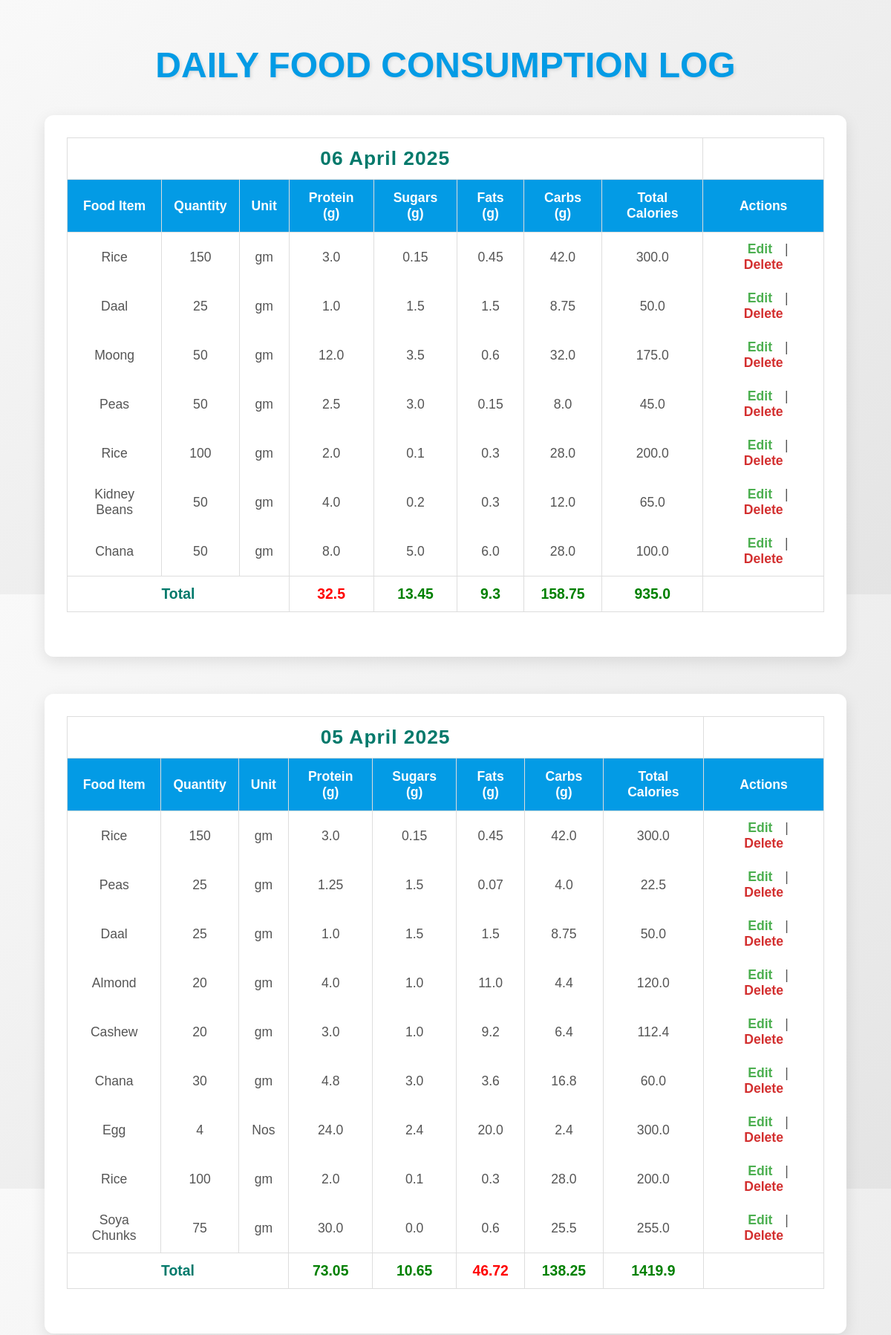
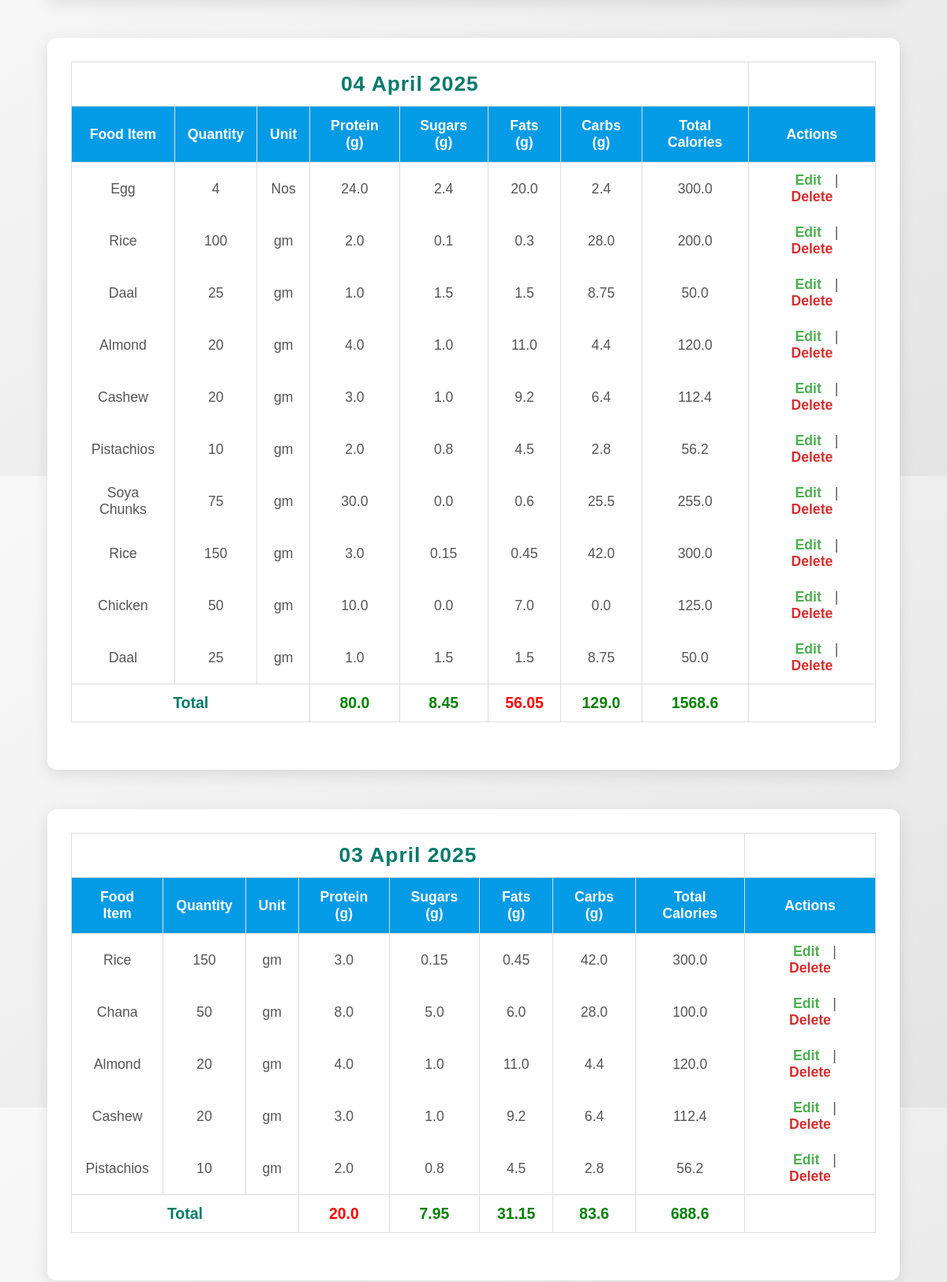
Screenshot of /view_log (upper part) with the database file from the repository (2 pictures, top to bottom).
### app.py (models this page shows, shortened)
class DailyLog(db.Model):
    id = db.Column(db.Integer, primary_key=True)
    date = db.Column(db.Date, nullable=False, default=lambda: datetime.now(pytz.timezone('Asia/Kolkata')).date())
    date = db.Column(db.Date, nullable=False, default=datetime.utcnow)
    food_item_id = db.Column(db.Integer, db.ForeignKey('food_item.id'), nullable=False)
    quantity_consumed = db.Column(db.String(50), nullable=False)
    unit = db.Column(db.String(20), nullable=False)
    protein_consumed = db.Column(db.Float, nullable=False)
    sugars_consumed = db.Column(db.Float, nullable=False)
    fats_consumed = db.Column(db.Float, nullable=False)
    carbs_consumed = db.Column(db.Float, nullable=False)
    total_calories = db.Column(db.Float, nullable=False)
    food_item = db.relationship('FoodItem', backref=db.backref('daily_logs', lazy=True))

class FoodItem(db.Model):
    id = db.Column(db.Integer, primary_key=True)
    food_item = db.Column(db.String(100), nullable=False)
    quantity = db.Column(db.String(50), nullable=False)
    unit = db.Column(db.String(20), nullable=False)
    protein = db.Column(db.Float, nullable=False)
    sugars = db.Column(db.Float, nullable=False)
    fats = db.Column(db.Float, nullable=False)
    carbs = db.Column(db.Float, nullable=False)
    kcal = db.Column(db.Float, nullable=False)

### app.py (the view)
@app.route('/view_log')
def view_log():
    logs = DailyLog.query.all()
    daily_logs = {}
    for log in logs:
        log_date = log.date.strftime("%d %B %Y")
        if log_date not in daily_logs:
            daily_logs[log_date] = {'logs': [], 'total_protein': 0, 'total_sugar': 0,'total_fat': 0, 'total_carbs': 0,'total_calories': 0}
        daily_logs[log_date]['logs'].append(log)
        daily_logs[log_date]['total_protein'] += log.protein_consumed
        daily_logs[log_date]['total_sugar'] += log.sugars_consumed
        daily_logs[log_date]['total_fat'] += log.fats_consumed
        daily_logs[log_date]['total_carbs'] += log.carbs_consumed
        daily_logs[log_date]['total_calories'] += log.total_calories
    daily_logs = [
        {'date': date, 'logs': data['logs'], 'total_calories': round(data['total_calories'],2), 'total_protein': round(data['total_protein'],2), 'total_sugar': round(data['total_sugar'], 2), 'total_fat': round(data['total_fat'],2), 'total_carbs': round(data['total_carbs'], 2), }
        for date, data in sorted(daily_logs.items(), key=lambda x: datetime.strptime(x[0], '%d %B %Y'), reverse=True)
    ]
    return render_template('view_log.html', daily_logs=daily_logs)

### templates/view_log.html (shortened to what this page needs)
<!DOCTYPE html>
<html lang="en">
<head>
    <link rel="stylesheet" href="{{ url_for('static', filename='style.css') }}">
</head>
<body>
    <h1>Daily Food Consumption Log</h1>
    {% for day_log in daily_logs %}
        <div class="day-log">
            <table>
                <thead>
                    <tr>
                        <td colspan="8"><h2>{{ day_log.date }}</h2></td>
                    </tr>
                    <tr>
                        <th>Food Item</th>
                        <th>Quantity</th>
                        <th>Unit</th>
                        <th>Protein (g)</th>
                        <th>Sugars (g)</th>
                        <th>Fats (g)</th>
                        <th>Carbs (g)</th>
                        <th>Total Calories</th>
                        <th>Actions</th>
                    </tr>
                </thead>
                <tbody>
                    {% for log in day_log.logs %}
                        <tr>
                            <td>{{ log.food_item.food_item }}</td>
                            <td>{{ log.quantity_consumed }}</td>
                            <td>{{ log.unit }}</td>
                            <td>{{ log.protein_consumed }}</td>
                            <td>{{ log.sugars_consumed }}</td>
                            <td>{{ log.fats_consumed }}</td>
                            <td>{{ log.carbs_consumed }}</td>
                            <td>{{ log.total_calories }}</td>
                            <td>
                                <a href="{{ url_for('edit_log', log_id=log.id) }}">Edit</a> |
                                <a id="delete" href="{{ url_for('delete_log', log_id=log.id) }}" onclick="return confirm('Are you sure you want to delete this entry?');">Delete</a>
                            </td>
                        </tr>
                    {% endfor %}
                    <tr class="totals">
                        <td colspan="3">Total</td>
                        <td style="color: {% if day_log.total_protein > 70 %} green {% else %} red {% endif %};">
                            {{ day_log.total_protein }}
                        </td>
                        <td style="color: {% if day_log.total_sugar > 30 %} red {% else %} green {% endif %};">
                            {{ day_log.total_sugar }}
                        </td>
                        <td style="color: {% if day_log.total_fat > 40 %} red {% else %} green {% endif %};">
                            {{ day_log.total_fat }}
                        </td>
                        <td style="color: {% if day_log.total_carbs > 175 %} red {% else %} green {% endif %};">
                            {{ day_log.total_carbs }}
                        </td>
                        <td style="color: {% if day_log.total_calories > 1600 %} red {% else %} green {% endif %};">
                            {{ day_log.total_calories }}
                        </td>
                        <td>
                        </td>
                    </tr>
                </tbody>
            </table>
        </div>
    {% endfor %}
</body>
</html>

### static/style.css (style rules this page uses)
body { font-family: Arial, sans-serif; margin: 20px; }
h1 { text-align: center; }
table { width: 100%; border-collapse: collapse; }
table, th, td { border: 1px solid black; padding: 8px; text-align: left; }
th { background-color: #f4f4f4; }

### templates/view_log.html (style rules this page uses)
* { margin: 0; padding: 0; box-sizing: border-box; }
body { font-family: 'Arial', sans-serif; background: linear-gradient(145deg, #f9f9f9, #e4e4e4); color: #333; padding: 40px; min-height: 100vh; display: flex; flex-direction: column; justify-content: center; }
h1 { text-align: center; font-size: 3em; color: #039be5; margin-bottom: 40px; text-transform: uppercase; text-shadow: 2px 2px 4px rgba(0, 0, 0, 0.1); }
.day-log { margin-bottom: 50px; background-color: #ffffff; border-radius: 12px; box-shadow: 0 6px 20px rgba(0, 0, 0, 0.1); padding: 30px; transition: transform 0.3s ease, box-shadow 0.3s ease; }
h2 { font-size: 1.5em; color: #00796b; text-transform: capitalize; letter-spacing: 1px; }
table { width: 100%; border-collapse: collapse; margin-bottom: 30px; font-size: 1.1em; border: 1px solid #ddd; }
th { padding: 14px 16px; background-color: #039be5; color: white; text-align: center; font-weight: 600; border: none; border-left: 1px solid #ddd; }
td { padding: 12px 16px; text-align: center; border:none; font-size: 1em; color: #555; }
tr:not(:last-child) td { border-right: 1px solid #ddd; }
tr:last-child td { border-right: 1px solid #ddd; }
td:last-child { border-left: 1px solid #ddd; }
table tr:last-child { font-weight: bold; border: 1px solid #ddd; }
td a { text-decoration: none; font-weight: bold; padding: 6px 12px; border-radius: 4px; color: #4caf50; transition: background-color 0.3s ease, color 0.3s ease; }
td a#delete { color: #d32f2f; }
.totals td { font-weight: bold; font-size: 1.1em; }
.totals td:first-child { color: #00796b; }
.totals td { color: #d32f2f; }

### rows the page displays
DailyLog: food_item.food_item "Rice", quantity_consumed "150", unit "gm", protein_consumed "3.0", sugars_consumed "0.15", fats_consumed "0.45", carbs_consumed "42.0", total_calories "300.0"
DailyLog: food_item.food_item "Daal", quantity_consumed "25", unit "gm", protein_consumed "1.0", sugars_consumed "1.5", fats_consumed "1.5", carbs_consumed "8.75", total_calories "50.0"
DailyLog: food_item.food_item "Moong", quantity_consumed "50", unit "gm", protein_consumed "12.0", sugars_consumed "3.5", fats_consumed "0.6", carbs_consumed "32.0", total_calories "175.0"
DailyLog: food_item.food_item "Peas", quantity_consumed "50", unit "gm", protein_consumed "2.5", sugars_consumed "3.0", fats_consumed "0.15", carbs_consumed "8.0", total_calories "45.0"
DailyLog: food_item.food_item "Rice", quantity_consumed "100", unit "gm", protein_consumed "2.0", sugars_consumed "0.1", fats_consumed "0.3", carbs_consumed "28.0", total_calories "200.0"
DailyLog: food_item.food_item "Kidney Beans", quantity_consumed "50", unit "gm", protein_consumed "4.0", sugars_consumed "0.2", fats_consumed "0.3", carbs_consumed "12.0", total_calories "65.0"
DailyLog: food_item.food_item "Chana", quantity_consumed "50", unit "gm", protein_consumed "8.0", sugars_consumed "5.0", fats_consumed "6.0", carbs_consumed "28.0", total_calories "100.0"
DailyLog: food_item.food_item "Rice", quantity_consumed "150", unit "gm", protein_consumed "3.0", sugars_consumed "0.15", fats_consumed "0.45", carbs_consumed "42.0", total_calories "300.0"
DailyLog: food_item.food_item "Peas", quantity_consumed "25", unit "gm", protein_consumed "1.25", sugars_consumed "1.5", fats_consumed "0.07", carbs_consumed "4.0", total_calories "22.5"
DailyLog: food_item.food_item "Daal", quantity_consumed "25", unit "gm", protein_consumed "1.0", sugars_consumed "1.5", fats_consumed "1.5", carbs_consumed "8.75", total_calories "50.0"
DailyLog: food_item.food_item "Almond", quantity_consumed "20", unit "gm", protein_consumed "4.0", sugars_consumed "1.0", fats_consumed "11.0", carbs_consumed "4.4", total_calories "120.0"
DailyLog: food_item.food_item "Cashew", quantity_consumed "20", unit "gm", protein_consumed "3.0", sugars_consumed "1.0", fats_consumed "9.2", carbs_consumed "6.4", total_calories "112.4"
DailyLog: food_item.food_item "Chana", quantity_consumed "30", unit "gm", protein_consumed "4.8", sugars_consumed "3.0", fats_consumed "3.6", carbs_consumed "16.8", total_calories "60.0"
DailyLog: food_item.food_item "Egg", quantity_consumed "4", unit "Nos", protein_consumed "24.0", sugars_consumed "2.4", fats_consumed "20.0", carbs_consumed "2.4", total_calories "300.0"
DailyLog: food_item.food_item "Rice", quantity_consumed "100", unit "gm", protein_consumed "2.0", sugars_consumed "0.1", fats_consumed "0.3", carbs_consumed "28.0", total_calories "200.0"
DailyLog: food_item.food_item "Soya Chunks", quantity_consumed "75", unit "gm", protein_consumed "30.0", sugars_consumed "0.0", fats_consumed "0.6", carbs_consumed "25.5", total_calories "255.0"
DailyLog: food_item.food_item "Egg", quantity_consumed "4", unit "Nos", protein_consumed "24.0", sugars_consumed "2.4", fats_consumed "20.0", carbs_consumed "2.4", total_calories "300.0"
DailyLog: food_item.food_item "Rice", quantity_consumed "100", unit "gm", protein_consumed "2.0", sugars_consumed "0.1", fats_consumed "0.3", carbs_consumed "28.0", total_calories "200.0"
DailyLog: food_item.food_item "Daal", quantity_consumed "25", unit "gm", protein_consumed "1.0", sugars_consumed "1.5", fats_consumed "1.5", carbs_consumed "8.75", total_calories "50.0"
DailyLog: food_item.food_item "Almond", quantity_consumed "20", unit "gm", protein_consumed "4.0", sugars_consumed "1.0", fats_consumed "11.0", carbs_consumed "4.4", total_calories "120.0"
DailyLog: food_item.food_item "Cashew", quantity_consumed "20", unit "gm", protein_consumed "3.0", sugars_consumed "1.0", fats_consumed "9.2", carbs_consumed "6.4", total_calories "112.4"
DailyLog: food_item.food_item "Pistachios", quantity_consumed "10", unit "gm", protein_consumed "2.0", sugars_consumed "0.8", fats_consumed "4.5", carbs_consumed "2.8", total_calories "56.2"
DailyLog: food_item.food_item "Soya Chunks", quantity_consumed "75", unit "gm", protein_consumed "30.0", sugars_consumed "0.0", fats_consumed "0.6", carbs_consumed "25.5", total_calories "255.0"
DailyLog: food_item.food_item "Rice", quantity_consumed "150", unit "gm", protein_consumed "3.0", sugars_consumed "0.15", fats_consumed "0.45", carbs_consumed "42.0", total_calories "300.0"
DailyLog: food_item.food_item "Chicken", quantity_consumed "50", unit "gm", protein_consumed "10.0", sugars_consumed "0.0", fats_consumed "7.0", carbs_consumed "0.0", total_calories "125.0"
DailyLog: food_item.food_item "Daal", quantity_consumed "25", unit "gm", protein_consumed "1.0", sugars_consumed "1.5", fats_consumed "1.5", carbs_consumed "8.75", total_calories "50.0"
DailyLog: food_item.food_item "Rice", quantity_consumed "150", unit "gm", protein_consumed "3.0", sugars_consumed "0.15", fats_consumed "0.45", carbs_consumed "42.0", total_calories "300.0"
DailyLog: food_item.food_item "Chana", quantity_consumed "50", unit "gm", protein_consumed "8.0", sugars_consumed "5.0", fats_consumed "6.0", carbs_consumed "28.0", total_calories "100.0"
DailyLog: food_item.food_item "Almond", quantity_consumed "20", unit "gm", protein_consumed "4.0", sugars_consumed "1.0", fats_consumed "11.0", carbs_consumed "4.4", total_calories "120.0"
DailyLog: food_item.food_item "Cashew", quantity_consumed "20", unit "gm", protein_consumed "3.0", sugars_consumed "1.0", fats_consumed "9.2", carbs_consumed "6.4", total_calories "112.4"
DailyLog: food_item.food_item "Pistachios", quantity_consumed "10", unit "gm", protein_consumed "2.0", sugars_consumed "0.8", fats_consumed "4.5", carbs_consumed "2.8", total_calories "56.2"

### other values shown
{{ day_log.date }} "06 April 2025" "05 April 2025" "04 April 2025" "03 April 2025"
{{ day_log.total_protein }} "32.5" "73.05" "80.0" "20.0"
{{ day_log.total_sugar }} "13.45" "10.65" "8.45" "7.95"
{{ day_log.total_fat }} "9.3" "46.72" "56.05" "31.15"
{{ day_log.total_carbs }} "158.75" "138.25" "129.0" "83.6"
{{ day_log.total_calories }} "935.0" "1419.9" "1568.6" "688.6"
